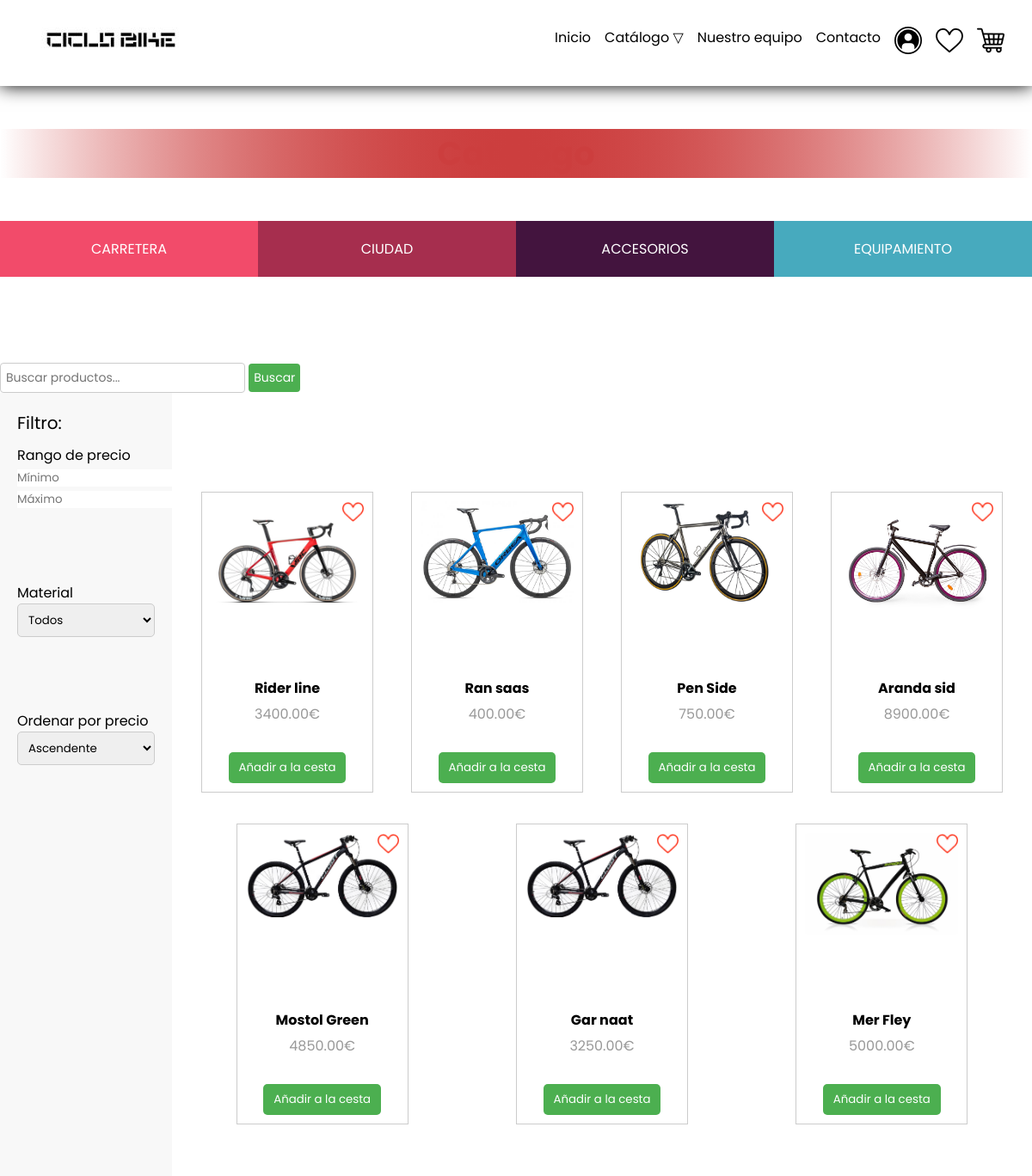
The page /carretera_cliente.php on the database as committed earlier.
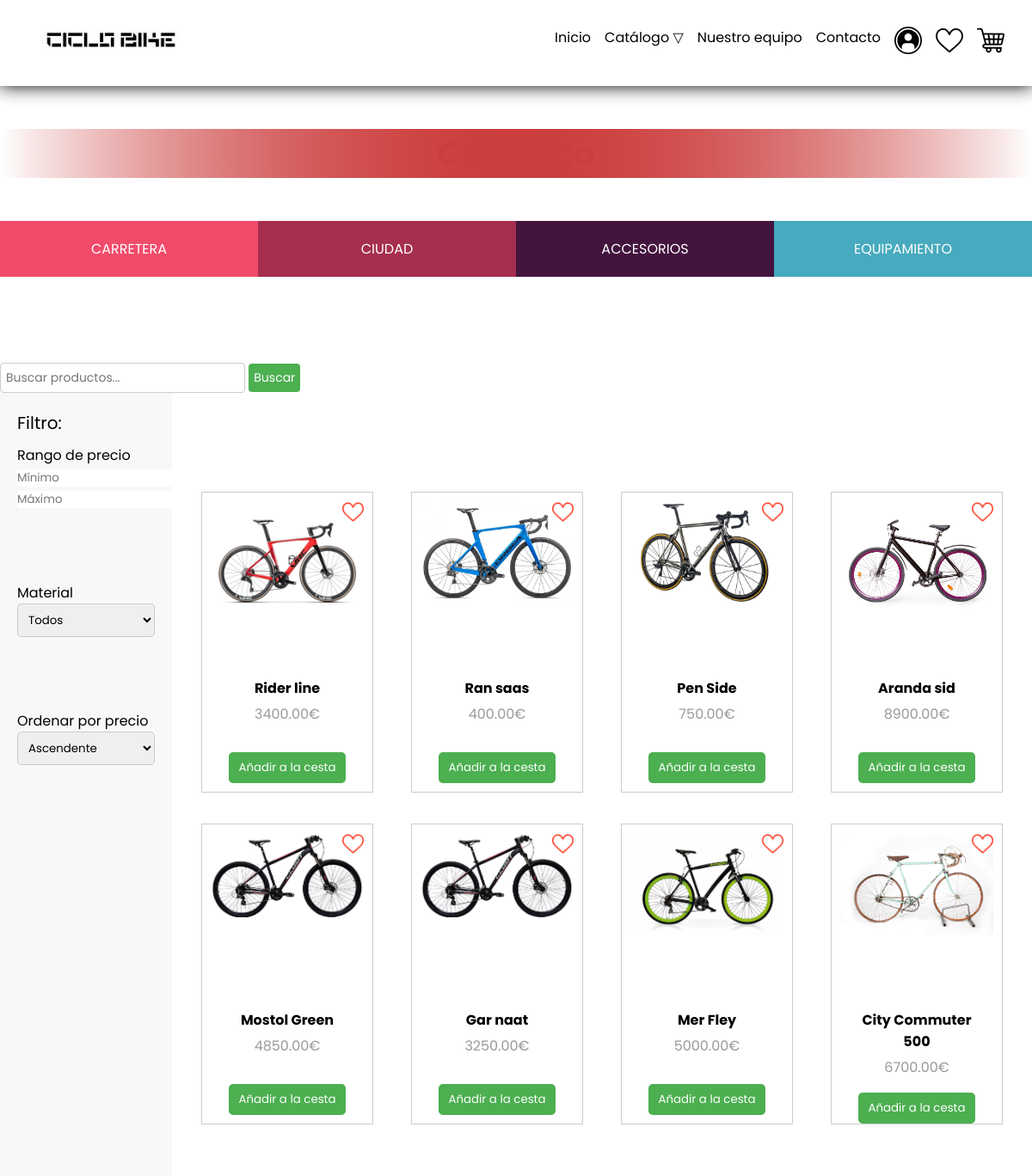
The same page on the database as committed later.
### tables this page shows
CREATE TABLE `articulos` (
  `id` int(11) NOT NULL,
  `nombre` varchar(100) NOT NULL,
  `precio` decimal(10,2) NOT NULL,
  `imagen` longblob NOT NULL,
  `descripcion` text DEFAULT NULL,
  `material` varchar(100) DEFAULT NULL,
  `categoria` enum('carretera','ciudad','accesorios','equipamiento') NOT NULL DEFAULT 'carretera',
  `cantidad` int(11) NOT NULL
);

### carretera_cliente.php (the view, shortened to what this page needs)
<!DOCTYPE html>
<html lang="en">
<head>
    <link rel="stylesheet" href="css/carretera.css">
    <link rel="stylesheet" href="https://cdn.jsdelivr.net/npm/sweetalert2@11/dist/sweetalert2.min.css">
</head>
<body>
<?php
require 'head_cliente_inicio.php';
require 'menu_catalogo_cliente.php';
?>
<div class="wrapper">
    <div class="head"></div>
    <div class="search-container">
        <form action="#" method="GET" id="search-form">
            <input type="text" placeholder="Buscar productos..." name="search" id="search-input">
            <button type="submit">Buscar</button>
        </form>
    </div>
    <div class="content">
        <div class="content-menu">
            <div class="content-menu-title">Filtro:</div>
            <div class="content-menu-filters-filter">
                Rango de precio
                <input type="number" placeholder="Mínimo" id="min-price">
                <input type="number" placeholder="Máximo" id="max-price">
            </div>
            <br><br><br>
            <div class="content-menu-filters-filter">
                Material
                <select id="material-select">
                    <option value="todos">Todos</option>
                </select>
            </div>
            <br><br><br>
            <div class="content-menu-filters-filter">
                Ordenar por precio
                <select id="sort-select">
                    <option value="asc">Ascendente</option>
                </select>
            </div>
        </div>
        <div class="content-items" id="product-container">
            <div class="items">
                <?php
                $host = 'localhost';
                $dbname = 'proyect';
                $username = 'root';
                $password = '';
                try {
                    $pdo = new PDO("mysql:host=$host;dbname=$dbname", $username, $password);
                    $pdo->setAttribute(PDO::ATTR_ERRMODE, PDO::ERRMODE_EXCEPTION);
                    $query = $pdo->query("SELECT * FROM articulos WHERE categoria = 'carretera'");
                    $productos = $query->fetchAll(PDO::FETCH_ASSOC);
                    foreach ($productos as $producto) {
                        $en_lista_deseos = isset($_SESSION['lista_deseos'][$producto['id']]);
                        $heart_icon = $en_lista_deseos ? 'corazonlleno.png' : 'cora.png';
                        echo '<div class="item" data-material="' . htmlspecialchars($producto['material']) . '">';
                        echo '<a href="ficha_tecnico_carret.php?id=' . htmlspecialchars($producto['id']) . '">';
                        echo '<div class="item-img-wrapper">';
                        echo '<img class="item-img" src="' . htmlspecialchars($producto['imagen']) . '" alt="' . htmlspecialchars($producto['nombre']) . '">';
                        echo '</div>';
                        echo '<div class="item-desc">';
                        echo '<p class="item-desc-title">' . htmlspecialchars($producto['nombre']) . '</p>';
                        echo '<p class="item-desc-price">' . htmlspecialchars($producto['precio']) . '€</p>';
                        echo '</div>';
                        echo '</a>';
                        echo '<img src="img/' . $heart_icon . '" class="heart-icon" alt="Agregar a lista de deseos" data-id="' . htmlspecialchars($producto['id']) . '" onclick="toggleWishlist(this)">';
                        echo '<form class="add-to-cart-form">';
                        echo '<button type="submit" name="add_to_cart" class="add-to-cart-btn">Añadir a la cesta</button>';
                        echo '</form>';
                        echo '</div>';
                    }
                } catch (PDOException $e) {
                    echo "Error al conectar a la base de datos: " . htmlspecialchars($e->getMessage());
                }
                ?>
            </div>
        </div>
    </div>
</div>
</body>
</html>

Rows that differ between the two databases and show on the page:
added articulos: imagen (picture), nombre "City Commuter 500", precio "6700.00"
